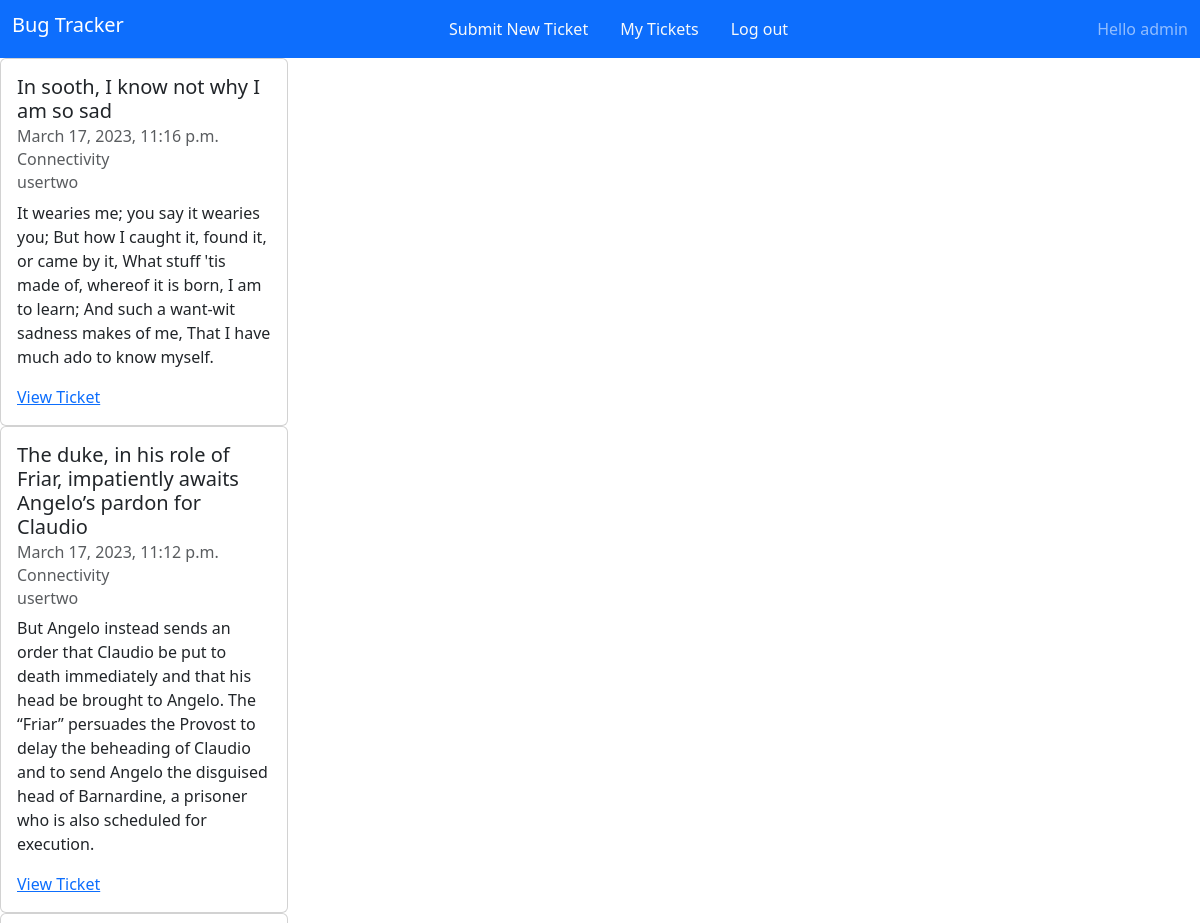
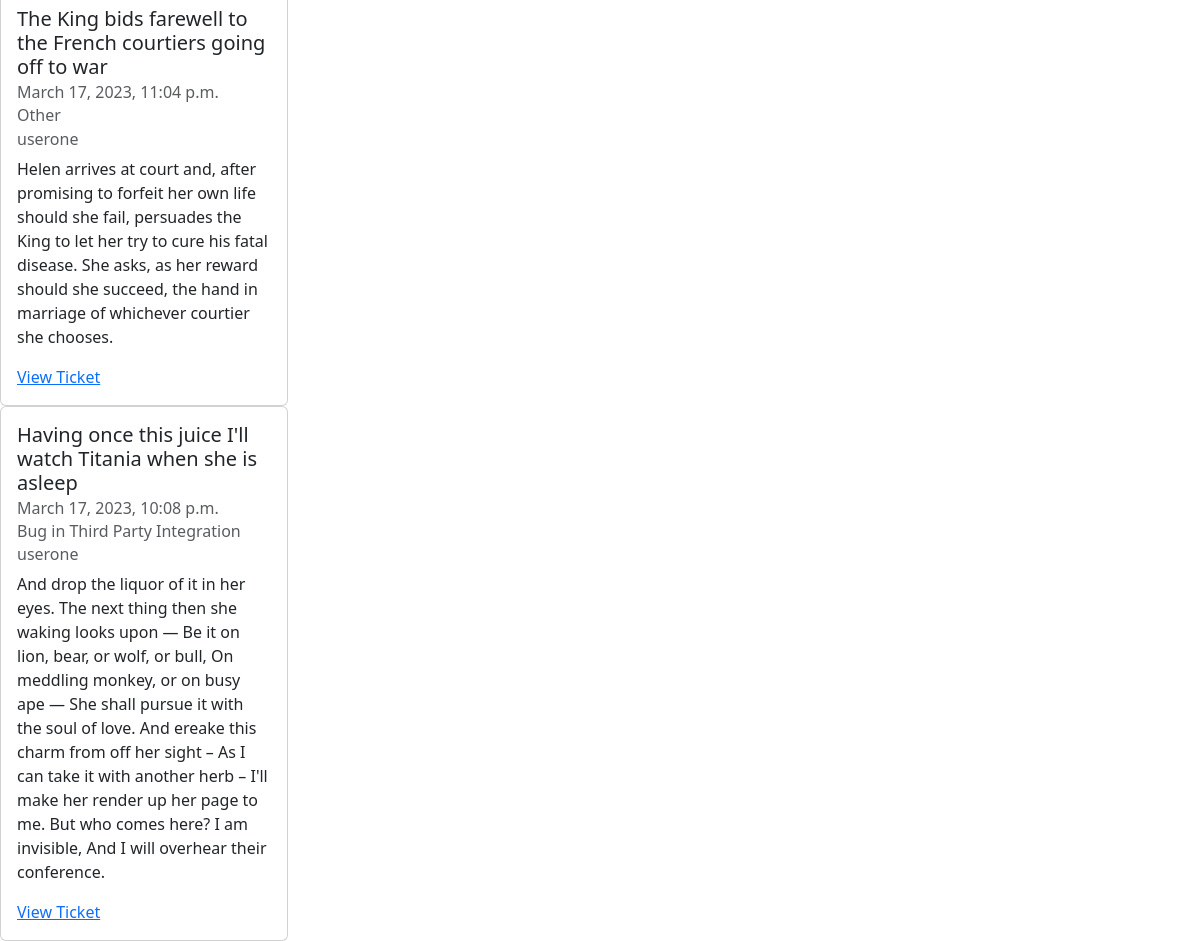
The page /view_tickets/ (signed in) on the database its author committed (2 pictures, top to bottom).
### base_app/models.py (models this page shows, shortened)
class CreateTicket(models.Model):
    ticket_author = models.ForeignKey(User, on_delete=models.SET_NULL, null=True, blank=True)
    entry_id = models.UUIDField(
         primary_key = True,
         default = uuid.uuid4,
         editable = False)
    timestamp = models.DateTimeField(default=timezone.now)
    message_subject = models.CharField(max_length=100)
    message_body = models.TextField()
    """Setting the values for dropdown select menu for what kind of issue user is facing"""
    CONNECTIVITY = "Connectivity"
    HARDWARE = "Hardware"
    SOFTWARE = "Software"
    THIRD_PARTY = "Bug in Third Party Integration"
    USER_ERROR = "User error"
    OTHER = "Other"
    ISSUE_CHOICES = [
        (CONNECTIVITY, "Connectivity"),
        (HARDWARE, "Hardware"),
        (SOFTWARE, "Software"),
        (THIRD_PARTY, "Third Party Integration"),
        (USER_ERROR, "User error"),
        (OTHER, "Other"),
    ]
    """The dropdown menu"""
    issue_category = models.CharField("Issue Category", max_length=100, blank=False, choices=ISSUE_CHOICES, default=OTHER)
    class Meta:
        ordering = ("-timestamp",)

### base_app/views.py (the view)
# urls.py: path('view_tickets/', view_tickets, name="user_tickets"),
@login_required(login_url="login_page")
def view_tickets(request):
    user = request.user
    if user.is_staff == True:
        tickets = CreateTicket.objects.all()
    else:
        tickets = CreateTicket.objects.filter(ticket_author=request.user.id)
    context = {
        "tickets": tickets,
    }
    return render(request, "view_tickets.html", context)

### templates/view_tickets.html
{% extends 'base.html' %}
{% block content %}
{% for ticket in tickets %}
<div class="card" style="width: 18rem;">
    <div class="card-body">
      <h5 class="card-title">{{ ticket.message_subject }}</h5>
      <h6 class="card-subtitle mb-2 text-muted">{{ ticket.timestamp }}</h6>
      <h6 class="card-subtitle mb-2 text-muted">{{ ticket.issue_category }}</h6>
      <h6 class="card-subtitle mb-2 text-muted">{{ ticket.ticket_author }}</h6>
      <p class="card-text">{{ ticket.message_body }}</p>
      <a href="{% url 'ticket_detail' ticket.pk %}" class="card-link">View Ticket</a>
    </div>
  </div>
{% empty %}
<p>No tickets</p>
{% endfor %}
{% endblock content %}

### templates/base.html (shortened to what this page needs)
<!DOCTYPE html>
<html lang="en">
<head>
    {% load bootstrap5 %}
    {% bootstrap_css %}
</head>
<body>
    <nav class="navbar navbar-expand-lg navbar-dark bg-primary">
        <div class="container-fluid">
        <h1 class="navbar-brand">Bug Tracker</h1>
    <ul class="nav">
        <li class="nav-item">
            <a class="nav-link link-light" href="{% url 'ticket_page' %}">Submit New Ticket</a>
        </li>
        <li class="nav-item">
            <a class="nav-link link-light" href="{% url 'user_tickets' %}">My Tickets</a>
        </li>
        {% if request.user.is_authenticated %}<li class="nav-item">
            <a class="nav-link link-light" href="{% url 'logout' %}">Log out</a>
        </li>
        {% else %}<li class="nav-item">
            <a class="nav-link link-light" href="{% url 'login_page' %}">Log in</a>
        </li>{% endif %}
</ul>
<span class="navbar-text">
    Hello {{user}}
  </span>
</div>
</nav>
    {% block content %}
    {% endblock content %}
</body>
</html>

### rows shown on the page
CreateTicket: message_subject "In sooth, I know not why I am so sad", timestamp "March 17, 2023, 11:16 p.m.", issue_category "Connectivity", ticket_author "usertwo", message_body "It wearies me; you say it wearies you; But how I caught it, found it, or came by it, What stuff 'tis made of, whereof it is born, I am to learn; And such a want-wit sadness makes of me, That I have much ado to know myself."
CreateTicket: message_subject "The duke, in his role of Friar, impatiently awaits Angelo’s pardon for Claudio", timestamp "March 17, 2023, 11:12 p.m.", issue_category "Connectivity", ticket_author "usertwo", message_body "But Angelo instead sends an order that Claudio be put to death immediately and that his head be brought to Angelo. The “Friar” persuades the Provost to delay the beheading of Claudio and to send Angelo the disguised head of Barnardine, a prisoner who is also scheduled for execution."
CreateTicket: message_subject "The King bids farewell to the French courtiers going off to war", timestamp "March 17, 2023, 11:04 p.m.", issue_category "Other", ticket_author "userone", message_body "Helen arrives at court and, after promising to forfeit her own life should she fail, persuades the King to let her try to cure his fatal disease. She asks, as her reward should she succeed, the hand in marriage of whichever courtier she chooses."
CreateTicket: message_subject "Having once this juice I'll watch Titania when she is asleep", timestamp "March 17, 2023, 10:08 p.m.", issue_category "Bug in Third Party Integration", ticket_author "userone", message_body "And drop the liquor of it in her eyes. The next thing then she waking looks upon — Be it on lion, bear, or wolf, or bull, On meddling monkey, or on busy ape — She shall pursue it with the soul of love. And ereake this charm from off her sight – As I can take it with another herb – I'll make her render up her page to me. But who comes here? I am invisible, And I will overhear their conference."

### other values the page prints
{{ user }} "admin"
